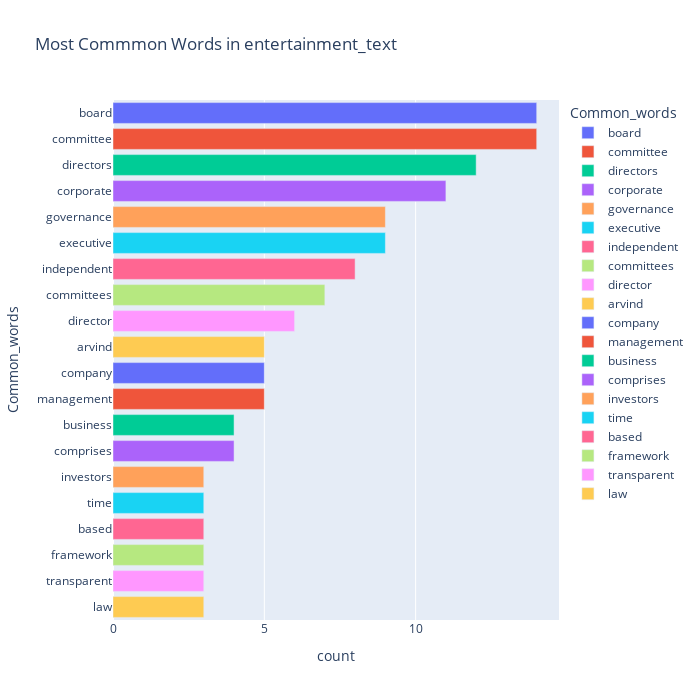

Here is the notebook cell this chart was saved with:
### Code cell
top = Counter([item for sublist in entertainment_text['short_word'] for item in sublist])
temp_positive = pd.DataFrame(top.most_common(20))
temp_positive.columns = ['Common_words','count']
fig = px.bar(temp_positive, x="count", y="Common_words", title='Most Commmon Words in entertainment_text', orientation='h', 
             width=700, height=700,color='Common_words')
fig.show()

### Figure 1 — Plotly figure (JSON) as saved in the notebook; plotly's stock layout.template omitted (floating-point values rounded to 4 significant figures)
{"data": [{"alignmentgroup": "True", "hovertemplate": "Common_words=%{y}<br>count=%{x}<extra></extra>", "legendgroup": "board", "marker": {"color": "#636efa", "pattern": {"shape": ""}}, "name": "board", "offsetgroup": "board", "orientation": "h", "showlegend": true, "textposition": "auto", "type": "bar", "x": [14], "xaxis": "x", "y": ["board"], "yaxis": "y"}, {"alignmentgroup": "True", "hovertemplate": "Common_words=%{y}<br>count=%{x}<extra></extra>", "legendgroup": "committee", "marker": {"color": "#EF553B", "pattern": {"shape": ""}}, "name": "committee", "offsetgroup": "committee", "orientation": "h", "showlegend": true, "textposition": "auto", "type": "bar", "x": [14], "xaxis": "x", "y": ["committee"], "yaxis": "y"}, {"alignmentgroup": "True", "hovertemplate": "Common_words=%{y}<br>count=%{x}<extra></extra>", "legendgroup": "directors", "marker": {"color": "#00cc96", "pattern": {"shape": ""}}, "name": "directors", "offsetgroup": "directors", "orientation": "h", "showlegend": true, "textposition": "auto", "type": "bar", "x": [12], "xaxis": "x", "y": ["directors"], "yaxis": "y"}, {"alignmentgroup": "True", "hovertemplate": "Common_words=%{y}<br>count=%{x}<extra></extra>", "legendgroup": "corporate", "marker": {"color": "#ab63fa", "pattern": {"shape": ""}}, "name": "corporate", "offsetgroup": "corporate", "orientation": "h", "showlegend": true, "textposition": "auto", "type": "bar", "x": [11], "xaxis": "x", "y": ["corporate"], "yaxis": "y"}, {"alignmentgroup": "True", "hovertemplate": "Common_words=%{y}<br>count=%{x}<extra></extra>", "legendgroup": "governance", "marker": {"color": "#FFA15A", "pattern": {"shape": ""}}, "name": "governance", "offsetgroup": "governance", "orientation": "h", "showlegend": true, "textposition": "auto", "type": "bar", "x": [9], "xaxis": "x", "y": ["governance"], "yaxis": "y"}, {"alignmentgroup": "True", "hovertemplate": "Common_words=%{y}<br>count=%{x}<extra></extra>", "legendgroup": "executive", "marker": {"color": "#19d3f3", "pattern": {"shape": ""}}, "name": "executive", "offsetgroup": "executive", "orientation": "h", "showlegend": true, "textposition": "auto", "type": "bar", "x": [9], "xaxis": "x", "y": ["executive"], "yaxis": "y"}, {"alignmentgroup": "True", "hovertemplate": "Common_words=%{y}<br>count=%{x}<extra></extra>", "legendgroup": "independent", "marker": {"color": "#FF6692", "pattern": {"shape": ""}}, "name": "independent", "offsetgroup": "independent", "orientation": "h", "showlegend": true, "textposition": "auto", "type": "bar", "x": [8], "xaxis": "x", "y": ["independent"], "yaxis": "y"}, {"alignmentgroup": "True", "hovertemplate": "Common_words=%{y}<br>count=%{x}<extra></extra>", "legendgroup": "committees", "marker": {"color": "#B6E880", "pattern": {"shape": ""}}, "name": "committees", "offsetgroup": "committees", "orientation": "h", "showlegend": true, "textposition": "auto", "type": "bar", "x": [7], "xaxis": "x", "y": ["committees"], "yaxis": "y"}, {"alignmentgroup": "True", "hovertemplate": "Common_words=%{y}<br>count=%{x}<extra></extra>", "legendgroup": "director", "marker": {"color": "#FF97FF", "pattern": {"shape": ""}}, "name": "director", "offsetgroup": "director", "orientation": "h", "showlegend": true, "textposition": "auto", "type": "bar", "x": [6], "xaxis": "x", "y": ["director"], "yaxis": "y"}, {"alignmentgroup": "True", "hovertemplate": "Common_words=%{y}<br>count=%{x}<extra></extra>", "legendgroup": "arvind", "marker": {"color": "#FECB52", "pattern": {"shape": ""}}, "name": "arvind", "offsetgroup": "arvind", "orientation": "h", "showlegend": true, "textposition": "auto", "type": "bar", "x": [5], "xaxis": "x", "y": ["arvind"], "yaxis": "y"}, {"alignmentgroup": "True", "hovertemplate": "Common_words=%{y}<br>count=%{x}<extra></extra>", "legendgroup": "company", "marker": {"color": "#636efa", "pattern": {"shape": ""}}, "name": "company", "offsetgroup": "company", "orientation": "h", "showlegend": true, "textposition": "auto", "type": "bar", "x": [5], "xaxis": "x", "y": ["company"], "yaxis": "y"}, {"alignmentgroup": "True", "hovertemplate": "Common_words=%{y}<br>count=%{x}<extra></extra>", "legendgroup": "management", "marker": {"color": "#EF553B", "pattern": {"shape": ""}}, "name": "management", "offsetgroup": "management", "orientation": "h", "showlegend": true, "textposition": "auto", "type": "bar", "x": [5], "xaxis": "x", "y": ["management"], "yaxis": "y"}, {"alignmentgroup": "True", "hovertemplate": "Common_words=%{y}<br>count=%{x}<extra></extra>", "legendgroup": "business", "marker": {"color": "#00cc96", "pattern": {"shape": ""}}, "name": "business", "offsetgroup": "business", "orientation": "h", "showlegend": true, "textposition": "auto", "type": "bar", "x": [4], "xaxis": "x", "y": ["business"], "yaxis": "y"}, {"alignmentgroup": "True", "hovertemplate": "Common_words=%{y}<br>count=%{x}<extra></extra>", "legendgroup": "comprises", "marker": {"color": "#ab63fa", "pattern": {"shape": ""}}, "name": "comprises", "offsetgroup": "comprises", "orientation": "h", "showlegend": true, "textposition": "auto", "type": "bar", "x": [4], "xaxis": "x", "y": ["comprises"], "yaxis": "y"}, {"alignmentgroup": "True", "hovertemplate": "Common_words=%{y}<br>count=%{x}<extra></extra>", "legendgroup": "investors", "marker": {"color": "#FFA15A", "pattern": {"shape": ""}}, "name": "investors", "offsetgroup": "investors", "orientation": "h", "showlegend": true, "textposition": "auto", "type": "bar", "x": [3], "xaxis": "x", "y": ["investors"], "yaxis": "y"}, {"alignmentgroup": "True", "hovertemplate": "Common_words=%{y}<br>count=%{x}<extra></extra>", "legendgroup": "time", "marker": {"color": "#19d3f3", "pattern": {"shape": ""}}, "name": "time", "offsetgroup": "time", "orientation": "h", "showlegend": true, "textposition": "auto", "type": "bar", "x": [3], "xaxis": "x", "y": ["time"], "yaxis": "y"}, {"alignmentgroup": "True", "hovertemplate": "Common_words=%{y}<br>count=%{x}<extra></extra>", "legendgroup": "based", "marker": {"color": "#FF6692", "pattern": {"shape": ""}}, "name": "based", "offsetgroup": "based", "orientation": "h", "showlegend": true, "textposition": "auto", "type": "bar", "x": [3], "xaxis": "x", "y": ["based"], "yaxis": "y"}, {"alignmentgroup": "True", "hovertemplate": "Common_words=%{y}<br>count=%{x}<extra></extra>", "legendgroup": "framework", "marker": {"color": "#B6E880", "pattern": {"shape": ""}}, "name": "framework", "offsetgroup": "framework", "orientation": "h", "showlegend": true, "textposition": "auto", "type": "bar", "x": [3], "xaxis": "x", "y": ["framework"], "yaxis": "y"}, {"alignmentgroup": "True", "hovertemplate": "Common_words=%{y}<br>count=%{x}<extra></extra>", "legendgroup": "transparent", "marker": {"color": "#FF97FF", "pattern": {"shape": ""}}, "name": "transparent", "offsetgroup": "transparent", "orientation": "h", "showlegend": true, "textposition": "auto", "type": "bar", "x": [3], "xaxis": "x", "y": ["transparent"], "yaxis": "y"}, {"alignmentgroup": "True", "hovertemplate": "Common_words=%{y}<br>count=%{x}<extra></extra>", "legendgroup": "law", "marker": {"color": "#FECB52", "pattern": {"shape": ""}}, "name": "law", "offsetgroup": "law", "orientation": "h", "showlegend": true, "textposition": "auto", "type": "bar", "x": [3], "xaxis": "x", "y": ["law"], "yaxis": "y"}], "layout": {"barmode": "relative", "height": 700, "legend": {"title": {"text": "Common_words"}, "tracegroupgap": 0}, "title": {"text": "Most Commmon Words in entertainment_text"}, "width": 700, "xaxis": {"anchor": "y", "domain": [0, 1], "title": {"text": "count"}}, "yaxis": {"anchor": "x", "categoryarray": ["law", "transparent", "framework", "based", "time", "investors", "comprises", "business", "management", "company", "arvind", "director", "committees", "independent", "executive", "governance", "corporate", "directors", "committee", "board"], "categoryorder": "array", "domain": [0, 1], "title": {"text": "Common_words"}}}}
